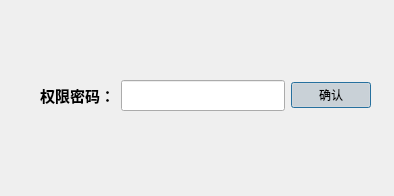
<?xml version="1.0" encoding="UTF-8"?>
<ui version="4.0">
 <class>Check</class>
 <widget class="QDialog" name="Check">
  <property name="geometry">
   <rect>
    <x>0</x>
    <y>0</y>
    <width>394</width>
    <height>196</height>
   </rect>
  </property>
  <property name="windowTitle">
   <string>Dialog</string>
  </property>
  <widget class="QWidget" name="horizontalLayoutWidget">
   <property name="geometry">
    <rect>
     <x>40</x>
     <y>80</y>
     <width>331</width>
     <height>31</height>
    </rect>
   </property>
   <layout class="QHBoxLayout" name="horizontalLayout">
    <item>
     <widget class="QLabel" name="label">
      <property name="font">
       <font>
        <family>Arial</family>
        <pointsize>11</pointsize>
        <weight>75</weight>
        <bold>true</bold>
       </font>
      </property>
      <property name="text">
       <string>权限密码：</string>
      </property>
     </widget>
    </item>
    <item>
     <widget class="QLineEdit" name="lineEdit">
      <property name="sizePolicy">
       <sizepolicy hsizetype="Expanding" vsizetype="Minimum">
        <horstretch>0</horstretch>
        <verstretch>0</verstretch>
       </sizepolicy>
      </property>
     </widget>
    </item>
    <item>
     <widget class="QPushButton" name="pushButton">
      <property name="text">
       <string>确认</string>
      </property>
      <property name="checkable">
       <bool>true</bool>
      </property>
      <property name="checked">
       <bool>true</bool>
      </property>
     </widget>
    </item>
   </layout>
  </widget>
  <widget class="QLabel" name="label_2">
   <property name="geometry">
    <rect>
     <x>120</x>
     <y>130</y>
     <width>171</width>
     <height>31</height>
    </rect>
   </property>
   <property name="font">
    <font>
     <family>Arial</family>
     <pointsize>11</pointsize>
    </font>
   </property>
   <property name="text">
    <string/>
   </property>
  </widget>
 </widget>
 <resources/>
 <connections/>
</ui>
